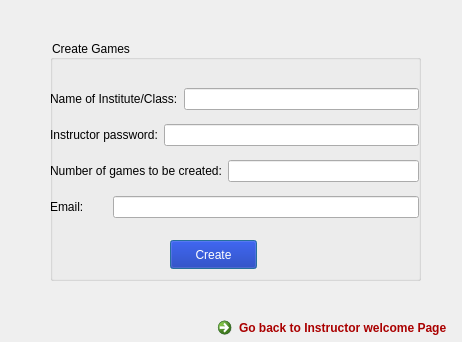
<?xml version="1.0" encoding="UTF-8"?>
<ui version="4.0">
 <class>creategamedialog</class>
 <widget class="QDialog" name="creategamedialog">
  <property name="geometry">
   <rect>
    <x>0</x>
    <y>0</y>
    <width>462</width>
    <height>342</height>
   </rect>
  </property>
  <property name="windowTitle">
   <string>Dialog</string>
  </property>
  <property name="styleSheet">
   <string notr="true"/>
  </property>
  <widget class="QGroupBox" name="groupBox">
   <property name="geometry">
    <rect>
     <x>50</x>
     <y>40</y>
     <width>371</width>
     <height>241</height>
    </rect>
   </property>
   <property name="styleSheet">
    <string notr="true">border-color: rgb(0, 0, 0);
font: 75 10pt &quot;Noto Sans&quot;;
color: rgb(0, 0, 0);</string>
   </property>
   <property name="title">
    <string>Create Games</string>
   </property>
   <widget class="QPushButton" name="pushButton">
    <property name="geometry">
     <rect>
      <x>120</x>
      <y>200</y>
      <width>87</width>
      <height>29</height>
     </rect>
    </property>
    <property name="styleSheet">
     <string notr="true">color: rgb(255, 255, 255);
font: 75 10pt &quot;Noto Sans Myanmar UI&quot;;
border-color: rgb(0, 0, 0);
background-color: rgb(3, 33, 168);</string>
    </property>
    <property name="text">
     <string>Create</string>
    </property>
   </widget>
   <widget class="QWidget" name="layoutWidget">
    <property name="geometry">
     <rect>
      <x>0</x>
      <y>40</y>
      <width>369</width>
      <height>148</height>
     </rect>
    </property>
    <layout class="QVBoxLayout" name="verticalLayout">
     <item>
      <layout class="QHBoxLayout" name="horizontalLayout">
       <item>
        <widget class="QLabel" name="label">
         <property name="text">
          <string>Name of Institute/Class:</string>
         </property>
        </widget>
       </item>
       <item>
        <widget class="QLineEdit" name="lineEdit"/>
       </item>
      </layout>
     </item>
     <item>
      <layout class="QHBoxLayout" name="horizontalLayout_2">
       <item>
        <widget class="QLabel" name="label_2">
         <property name="text">
          <string>Instructor password:</string>
         </property>
        </widget>
       </item>
       <item>
        <widget class="QLineEdit" name="lineEdit_2">
         <property name="inputMethodHints">
          <set>Qt::ImhNone</set>
         </property>
        </widget>
       </item>
      </layout>
     </item>
     <item>
      <layout class="QHBoxLayout" name="horizontalLayout_3">
       <item>
        <widget class="QLabel" name="label_3">
         <property name="text">
          <string>Number of games to be created:</string>
         </property>
        </widget>
       </item>
       <item>
        <widget class="QLineEdit" name="lineEdit_3">
         <property name="styleSheet">
          <string notr="true">color: rgb(170, 0, 0);</string>
         </property>
         <property name="inputMethodHints">
          <set>Qt::ImhDigitsOnly</set>
         </property>
        </widget>
       </item>
      </layout>
     </item>
     <item>
      <layout class="QHBoxLayout" name="horizontalLayout_4">
       <item>
        <widget class="QLabel" name="label_4">
         <property name="text">
          <string>Email:       </string>
         </property>
        </widget>
       </item>
       <item>
        <widget class="QLineEdit" name="lineEdit_4">
         <property name="inputMethodHints">
          <set>Qt::ImhEmailCharactersOnly</set>
         </property>
        </widget>
       </item>
      </layout>
     </item>
    </layout>
   </widget>
  </widget>
  <widget class="QCommandLinkButton" name="commandLinkButton">
   <property name="geometry">
    <rect>
     <x>210</x>
     <y>310</y>
     <width>251</width>
     <height>31</height>
    </rect>
   </property>
   <property name="styleSheet">
    <string notr="true">color: rgb(170, 0, 0);</string>
   </property>
   <property name="text">
    <string>Go back to Instructor welcome Page</string>
   </property>
  </widget>
 </widget>
 <resources/>
 <connections/>
</ui>
